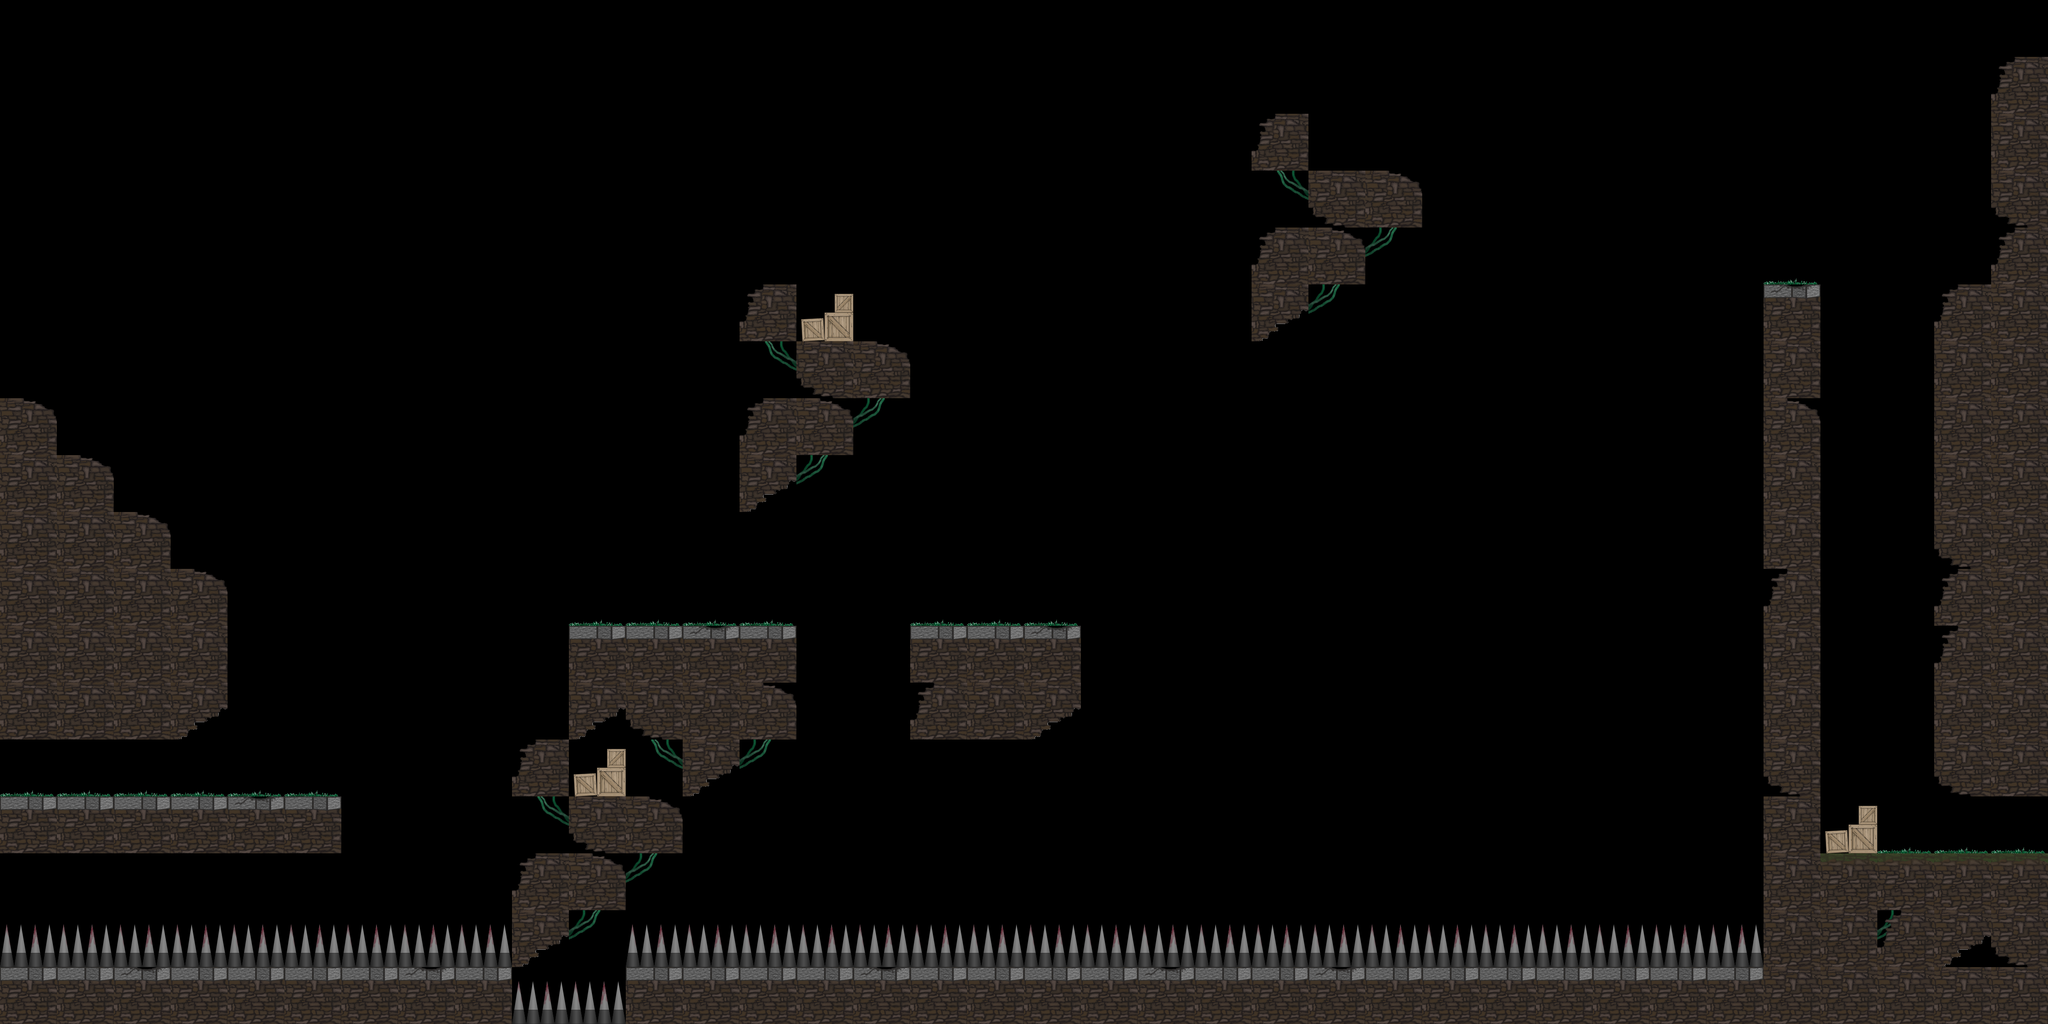

A level layout from a 2D game, rendered from its tile map. Below: a short description, then the map file with tile-grid data replaced by summaries:
An orthogonal 36x18 tile map with 128x128 px tiles, 2 tile layers (Physics, Tiles) and 26 objects (7x Light, 7x StateBlock, 5x Moveable, 2x Enemy, Spawn, ...).

<map version="1.0" orientation="orthogonal" renderorder="right-down" width="36" height="18" tilewidth="128" tileheight="128" nextobjectid="85">
 <properties>
  <property name="Ambient" value="audio/ambient3.mp3" />
  <property name="IntroText" value="&quot;I was made to rule the darkness.&quot;                The challenges of light have influence            Slowly invalidating the anger and rage                  Is this what you've been looking for?" />
  <property name="background" value="textures/backgrounds/background.png" />
 </properties>
 <tileset firstgid="1" name="Tiles" tilewidth="128" tileheight="128" tilecount="14">
  <tile id="0">
   <image width="128" height="128" source="../textures/objects/crate.png" />
  </tile>
  <tile id="1">
   <image width="128" height="128" source="../textures/objects/stone.png" />
  </tile>
  <tile id="2">
   <image width="128" height="128" source="../textures/objects/spikes.png" />
  </tile>
  <tile id="3">
   <image width="128" height="128" source="../textures/objects/crate2.png" />
  </tile>
  <tile id="4">
   <image width="128" height="128" source="../textures/objects/stone3.png" />
  </tile>
  <tile id="5">
   <image width="128" height="128" source="../textures/objects/stone_grass.png" />
  </tile>
  <tile id="6">
   <image width="128" height="128" source="../textures/objects/stone_se.png" />
  </tile>
  <tile id="7">
   <image width="128" height="128" source="../textures/objects/stone_ne.png" />
  </tile>
  <tile id="8">
   <image width="128" height="128" source="../textures/objects/stone_nw.png" />
  </tile>
  <tile id="9">
   <image width="128" height="128" source="../textures/objects/stone_sw.png" />
  </tile>
  <tile id="10">
   <image width="128" height="128" source="../textures/objects/plants.png" />
  </tile>
  <tile id="11">
   <image width="128" height="128" source="../textures/objects/plants2.png" />
  </tile>
  <tile id="12">
   <image width="128" height="128" source="../textures/objects/stone3_broken.png" />
  </tile>
  <tile id="13">
   <image width="128" height="128" source="../textures/objects/grass.png" />
  </tile>
 </tileset>
 <layer name="Physics" width="36" height="18">
  <data>[648 cells, 65 non-empty, 9 distinct tile ids]</data>
 </layer>
 <layer name="Tiles" width="36" height="18">
  <data>[648 cells, 135 non-empty, 12 distinct tile ids]</data>
 </layer>
 <objectgroup name="GameObjects">
  <object id="1" name="Player" type="Spawn" x="516" y="1634.67" width="128" height="128" />
  <object id="16" name="Death" type="Deathtouch" x="-32" y="2112" width="4000" height="192" />
  <object id="22" name="Finish" type="Finish" x="4224" y="1792" width="128" height="128">
   <properties>
    <property name="NextLevel" value="levels/7.tmx" />
   </properties>
  </object>
  <object id="39" name="Platform" type="Moveable" x="3328" y="640" width="256" height="384">
   <properties>
    <property name="Color" value="B" />
   </properties>
  </object>
  <object id="41" name="Light" type="Light" x="1664" y="1024" width="128" height="128">
   <properties>
    <property name="Animation" value="textures/lights/light.anim" />
    <property name="D_B" value="1.5" />
    <property name="D_G" value="1.5" />
    <property name="D_R" value="1.5" />
    <property name="S_B" value="0.5" />
    <property name="S_G" value="0.5" />
    <property name="S_R" value="0.5" />
   </properties>
   <ellipse />
  </object>
  <object id="43" name="Text" type="Text" x="2560" y="896" width="640" height="128">
   <properties>
    <property name="B" value="0.2" />
    <property name="G" value="0.2" />
    <property name="R" value="0.35" />
    <property name="Scale" value="3.0" />
    <property name="Text" value="Can I ever be forgiven?" />
   </properties>
  </object>
  <object id="47" name="R" type="StateBlock" x="1792" y="1408" width="128" height="128">
   <properties>
    <property name="Color" value="R" />
   </properties>
  </object>
  <object id="64" name="Platform" type="Moveable" x="768" y="1664" width="256" height="128">
   <properties>
    <property name="Color" value="-" />
   </properties>
  </object>
  <object id="65" name="Light" type="Light" x="640" y="1536" width="128" height="128">
   <properties>
    <property name="Animation" value="textures/lights/light.anim" />
    <property name="D_B" value="1.5" />
    <property name="D_G" value="1.5" />
    <property name="D_R" value="1.5" />
    <property name="S_B" value="0.5" />
    <property name="S_G" value="0.5" />
    <property name="S_R" value="0.5" />
   </properties>
   <ellipse />
  </object>
  <object id="66" name="Platform" type="Moveable" x="768" y="1536" width="384" height="128">
   <properties>
    <property name="Color" value="R" />
   </properties>
  </object>
  <object id="67" name="Platform" type="Moveable" x="1024" y="1408" width="256" height="128">
   <properties>
    <property name="Color" value="G" />
   </properties>
  </object>
  <object id="69" name="R" type="StateBlock" x="2432" y="1280" width="128" height="128">
   <properties>
    <property name="Color" value="R" />
   </properties>
  </object>
  <object id="70" name="B" type="StateBlock" x="2560" y="1152" width="128" height="128">
   <properties>
    <property name="Color" value="B" />
   </properties>
  </object>
  <object id="71" name="R" type="StateBlock" x="2816" y="1152" width="128" height="128">
   <properties>
    <property name="Color" value="R" />
   </properties>
  </object>
  <object id="72" name="G" type="StateBlock" x="3072" y="1152" width="128" height="128">
   <properties>
    <property name="Color" value="G" />
   </properties>
  </object>
  <object id="73" name="R" type="StateBlock" x="3200" y="1024" width="128" height="128">
   <properties>
    <property name="Color" value="R" />
   </properties>
  </object>
  <object id="74" name="Platform" type="Moveable" x="3584" y="640" width="384" height="128">
   <properties>
    <property name="Color" value="R" />
   </properties>
  </object>
  <object id="75" name="Light" type="Light" x="2816" y="640" width="128" height="128">
   <properties>
    <property name="Animation" value="textures/lights/light.anim" />
    <property name="D_B" value="2.0" />
    <property name="D_G" value="2.0" />
    <property name="D_R" value="2.0" />
    <property name="S_B" value="0.5" />
    <property name="S_G" value="0.5" />
    <property name="S_R" value="0.5" />
   </properties>
   <ellipse />
  </object>
  <object id="76" name="Light" type="Light" x="4352" y="896" width="128" height="128">
   <properties>
    <property name="Animation" value="textures/lights/light.anim" />
    <property name="D_B" value="1.5" />
    <property name="D_G" value="2.0" />
    <property name="D_R" value="1.5" />
    <property name="S_B" value="0.5" />
    <property name="S_G" value="0.5" />
    <property name="S_R" value="0.5" />
   </properties>
   <ellipse />
  </object>
  <object id="77" name="Light" type="Light" x="3968" y="1408" width="128" height="128">
   <properties>
    <property name="Animation" value="textures/lights/light.anim" />
    <property name="D_B" value="1.75" />
    <property name="D_G" value="1.5" />
    <property name="D_R" value="1.5" />
    <property name="S_B" value="0.5" />
    <property name="S_G" value="0.5" />
    <property name="S_R" value="0.5" />
   </properties>
   <ellipse />
  </object>
  <object id="78" name="Light" type="Light" x="4352" y="1664" width="128" height="128">
   <properties>
    <property name="Animation" value="textures/lights/light.anim" />
    <property name="D_B" value="1.5" />
    <property name="D_G" value="1.5" />
    <property name="D_R" value="1.5" />
    <property name="S_B" value="0.5" />
    <property name="S_G" value="0.5" />
    <property name="S_R" value="0.5" />
   </properties>
   <ellipse />
  </object>
  </objectgroup>
</map>
<!-- 5 of 26 objects omitted -->
